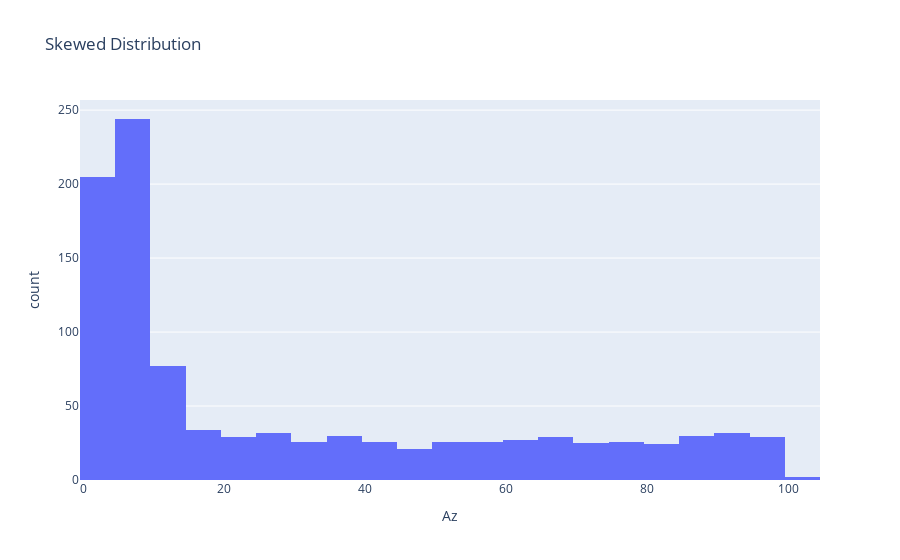

Notebook code for this chart:
### Code cell
#neither
colAz = []
colBz = []
for i in range(0,500):
    nAz = random.randint(1,10)
    nAz2 = random.randint(11,100)
    colAz.append(nAz)
    colAz.append(nAz2)
    nBz = random.randint(1,10)
    nBz2 = random.randint(11,100)
    colBz.append(nBz)
    colBz.append(nBz2)

unionedarrayz = np.column_stack((colAz,colBz))
dfz = pd.DataFrame(unionedarrayz) 
headers = ['Az','Bz']
dfz.columns= headers
print(dfz.describe())

fig = px.histogram(dfz, x='Az', title='Skewed Distribution')
fig.show()

### Figure 1 — Plotly figure (JSON) as saved in the notebook; plotly's stock layout.template omitted (floating-point values rounded to 4 significant figures; data arrays with more than 128 entries replaced by an {"elided": "..."} marker saying what was removed)
{"data": [{"alignmentgroup": "True", "bingroup": "x", "hovertemplate": "Az=%{x}<br>count=%{y}<extra></extra>", "legendgroup": "", "marker": {"color": "#636efa", "pattern": {"shape": ""}}, "name": "", "offsetgroup": "", "orientation": "v", "showlegend": false, "type": "histogram", "x": {"elided": "1000 int values"}, "xaxis": "x", "yaxis": "y"}], "layout": {"autosize": true, "barmode": "relative", "legend": {"tracegroupgap": 0}, "title": {"text": "Skewed Distribution"}, "xaxis": {"anchor": "y", "autorange": true, "domain": [0, 1], "range": [-0.5, 104.5], "title": {"text": "Az"}, "type": "linear"}, "yaxis": {"anchor": "x", "autorange": true, "domain": [0, 1], "range": [0, 256.8], "title": {"text": "count"}}}}
